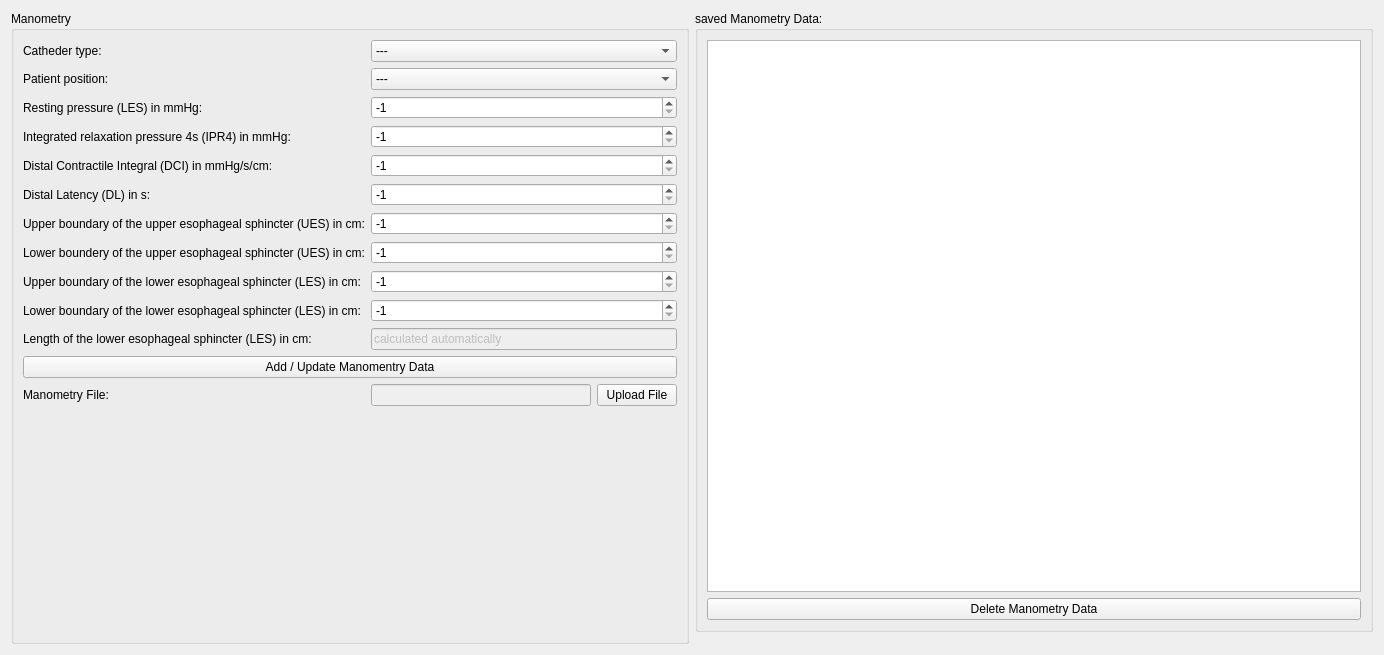
          <widget class="QWidget" name="manometry">
           <property name="geometry">
            <rect>
             <x>0</x>
             <y>0</y>
             <width>1384</width>
             <height>655</height>
            </rect>
           </property>
           <attribute name="label">
            <string>Manometry</string>
           </attribute>
           <layout class="QGridLayout" name="gridLayout_30">
            <item row="0" column="0" rowspan="3">
             <widget class="QGroupBox" name="groupBox_26">
              <property name="title">
               <string>Manometry</string>
              </property>
              <layout class="QGridLayout" name="gridLayout_31">
               <item row="2" column="1">
                <widget class="QSpinBox" name="manometry_restingpressure_spin">
                 <property name="minimum">
                  <number>-1</number>
                 </property>
                 <property name="maximum">
                  <number>100</number>
                 </property>
                 <property name="singleStep">
                  <number>1</number>
                 </property>
                 <property name="value">
                  <number>-1</number>
                 </property>
                </widget>
               </item>
               <item row="3" column="1">
                <widget class="QSpinBox" name="manometry_ipr4_spin">
                 <property name="minimum">
                  <number>-1</number>
                 </property>
                 <property name="maximum">
                  <number>100</number>
                 </property>
                 <property name="value">
                  <number>-1</number>
                 </property>
                </widget>
               </item>
               <item row="0" column="0">
                <widget class="QLabel" name="label_41">
                 <property name="text">
                  <string>Catheder type:</string>
                 </property>
                </widget>
               </item>
               <item row="4" column="0">
                <widget class="QLabel" name="label_37">
                 <property name="text">
                  <string>Distal Contractile Integral (DCI) in mmHg/s/cm:</string>
                 </property>
                </widget>
               </item>
               <item row="1" column="1">
                <widget class="QComboBox" name="manometry_patientposition_dropdown">
                 <item>
                  <property name="text">
                   <string>---</string>
                  </property>
                 </item>
                 <item>
                  <property name="text">
                   <string>upright 0°</string>
                  </property>
                 </item>
                 <item>
                  <property name="text">
                   <string>upright 10°</string>
                  </property>
                 </item>
                 <item>
                  <property name="text">
                   <string>upright 20°</string>
                  </property>
                 </item>
                 <item>
                  <property name="text">
                   <string>upright 30°</string>
                  </property>
                 </item>
                 <item>
                  <property name="text">
                   <string>upright 40°</string>
                  </property>
                 </item>
                 <item>
                  <property name="text">
                   <string>upright 50°</string>
                  </property>
                 </item>
                 <item>
                  <property name="text">
                   <string>upright 60°</string>
                  </property>
                 </item>
                 <item>
                  <property name="text">
                   <string>upright 70°</string>
                  </property>
                 </item>
                 <item>
                  <property name="text">
                   <string>upright 80°</string>
                  </property>
                 </item>
                 <item>
                  <property name="text">
                   <string>upright 90°</string>
                  </property>
                 </item>
                 <item>
                  <property name="text">
                   <string>supine 0°</string>
                  </property>
                 </item>
                 <item>
                  <property name="text">
                   <string>supine 10°</string>
                  </property>
                 </item>
                 <item>
                  <property name="text">
                   <string>supine 20°</string>
                  </property>
                 </item>
                 <item>
                  <property name="text">
                   <string>supine 30°</string>
                  </property>
                 </item>
                 <item>
                  <property name="text">
                   <string>supine 40°</string>
                  </property>
                 </item>
                 <item>
                  <property name="text">
                   <string>supine 50°</string>
                  </property>
                 </item>
                 <item>
                  <property name="text">
                   <string>supine 60°</string>
                  </property>
                 </item>
                 <item>
                  <property name="text">
                   <string>supine 70°</string>
                  </property>
                 </item>
                 <item>
                  <property name="text">
                   <string>supine 80°</string>
                  </property>
                 </item>
                 <item>
                  <property name="text">
                   <string>supine 90°</string>
                  </property>
                 </item>
                </widget>
               </item>
               <item row="12" column="1">
                <layout class="QHBoxLayout" name="horizontalLayout_8">
                 <item>
                  <widget class="QLineEdit" name="manometry_file_text">
                   <property name="enabled">
                    <bool>false</bool>
                   </property>
                   <property name="readOnly">
                    <bool>true</bool>
                   </property>
                  </widget>
                 </item>
                 <item>
                  <widget class="QPushButton" name="manometry_file_upload_button">
                   <property name="text">
                    <string>Upload File</string>
                   </property>
                  </widget>
                 </item>
                </layout>
               </item>
               <item row="0" column="1">
                <widget class="QComboBox" name="manometry_cathedertype_dropdown">
                 <item>
                  <property name="text">
                   <string>---</string>
                  </property>
                 </item>
                 <item>
                  <property name="text">
                   <string>solid state</string>
                  </property>
                 </item>
                 <item>
                  <property name="text">
                   <string>water catheter</string>
                  </property>
                 </item>
                </widget>
               </item>
               <item row="5" column="0">
                <widget class="QLabel" name="label_39">
                 <property name="text">
                  <string>Distal Latency (DL) in s:</string>
                 </property>
                </widget>
               </item>
               <item row="3" column="0">
                <widget class="QLabel" name="label_33">
                 <property name="text">
                  <string>Integrated relaxation pressure 4s (IPR4) in mmHg:</string>
                 </property>
                </widget>
               </item>
               <item row="1" column="0">
                <widget class="QLabel" name="label_38">
                 <property name="text">
                  <string>Patient position:</string>
                 </property>
                </widget>
               </item>
               <item row="2" column="0">
                <widget class="QLabel" name="label_43">
                 <property name="text">
                  <string>Resting pressure (LES) in mmHg:</string>
                 </property>
                </widget>
               </item>
               <item row="9" column="0">
                <widget class="QLabel" name="label_34">
                 <property name="text">
                  <string>Lower boundary of the lower esophageal sphincter (LES) in cm:</string>
                 </property>
                </widget>
               </item>
               <item row="8" column="0">
                <widget class="QLabel" name="label_42">
                 <property name="text">
                  <string>Upper boundary of the lower esophageal sphincter (LES) in cm:</string>
                 </property>
                </widget>
               </item>
               <item row="13" column="1">
                <spacer name="verticalSpacer_14">
                 <property name="orientation">
                  <enum>Qt::Vertical</enum>
                 </property>
                 <property name="sizeHint" stdset="0">
                  <size>
                   <width>20</width>
                   <height>40</height>
                  </size>
                 </property>
                </spacer>
               </item>
               <item row="6" column="0">
                <widget class="QLabel" name="label_36">
                 <property name="text">
                  <string>Upper boundary of the upper esophageal sphincter (UES) in cm:</string>
                 </property>
                </widget>
               </item>
               <item row="7" column="0">
                <widget class="QLabel" name="label_40">
                 <property name="text">
                  <string>Lower boundery of the upper esophageal sphincter (UES) in cm:</string>
                 </property>
                </widget>
               </item>
               <item row="5" column="1">
                <widget class="QSpinBox" name="manometry_dl_spin">
                 <property name="minimum">
                  <number>-1</number>
                 </property>
                 <property name="maximum">
                  <number>25</number>
                 </property>
                 <property name="value">
                  <number>-1</number>
                 </property>
                </widget>
               </item>
               <item row="12" column="0">
                <widget class="QLabel" name="label_35">
                 <property name="text">
                  <string>Manometry File:</string>
                 </property>
                </widget>
               </item>
               <item row="4" column="1">
                <widget class="QSpinBox" name="manometry_dci_spin">
                 <property name="minimum">
                  <number>-1</number>
                 </property>
                 <property name="maximum">
                  <number>40000</number>
                 </property>
                 <property name="value">
                  <number>-1</number>
                 </property>
                </widget>
               </item>
               <item row="6" column="1">
                <widget class="QSpinBox" name="manometry_upperboundary_ues_spin">
                 <property name="minimum">
                  <number>-1</number>
                 </property>
                 <property name="maximum">
                  <number>25</number>
                 </property>
                 <property name="value">
                  <number>-1</number>
                 </property>
                </widget>
               </item>
               <item row="9" column="1">
                <widget class="QSpinBox" name="manometry_lowerboundary_les_spin">
                 <property name="minimum">
                  <number>-1</number>
                 </property>
                 <property name="maximum">
                  <number>55</number>
                 </property>
                 <property name="value">
                  <number>-1</number>
                 </property>
                </widget>
               </item>
               <item row="7" column="1">
                <widget class="QSpinBox" name="manometry_lowerboundary_ues_spin">
                 <property name="minimum">
                  <number>-1</number>
                 </property>
                 <property name="maximum">
                  <number>25</number>
                 </property>
                 <property name="value">
                  <number>-1</number>
                 </property>
                </widget>
               </item>
               <item row="8" column="1">
                <widget class="QSpinBox" name="manometry_upperboundary_les_spin">
                 <property name="minimum">
                  <number>-1</number>
                 </property>
                 <property name="maximum">
                  <number>55</number>
                 </property>
                 <property name="value">
                  <number>-1</number>
                 </property>
                </widget>
               </item>
               <item row="10" column="1">
                <widget class="QLineEdit" name="manometry_length_les_text">
                 <property name="enabled">
                  <bool>false</bool>
                 </property>
                 <property name="text">
                  <string>calculated automatically</string>
                 </property>
                </widget>
               </item>
               <item row="10" column="0">
                <widget class="QLabel" name="label_8">
                 <property name="text">
                  <string>Length of the lower esophageal sphincter (LES) in cm:</string>
                 </property>
                </widget>
               </item>
               <item row="11" column="0" colspan="2">
                <layout class="QHBoxLayout" name="horizontalLayout">
                 <item>
                  <widget class="QPushButton" name="add_manometry_button">
                   <property name="text">
                    <string>Add / Update Manomentry Data</string>
                   </property>
                  </widget>
                 </item>
                </layout>
               </item>
              </layout>
             </widget>
            </item>
            <item row="0" column="1">
             <widget class="QGroupBox" name="groupBox_27">
              <property name="title">
               <string>saved Manometry Data:</string>
              </property>
              <layout class="QGridLayout" name="gridLayout_36">
               <item row="0" column="0">
                <widget class="QTextEdit" name="manometry_text">
                 <property name="readOnly">
                  <bool>true</bool>
                 </property>
                </widget>
               </item>
               <item row="1" column="0">
                <widget class="QPushButton" name="delete_manometry_button">
                 <property name="text">
                  <string>Delete Manometry Data</string>
                 </property>
                </widget>
               </item>
              </layout>
             </widget>
            </item>
           </layout>
          </widget>
